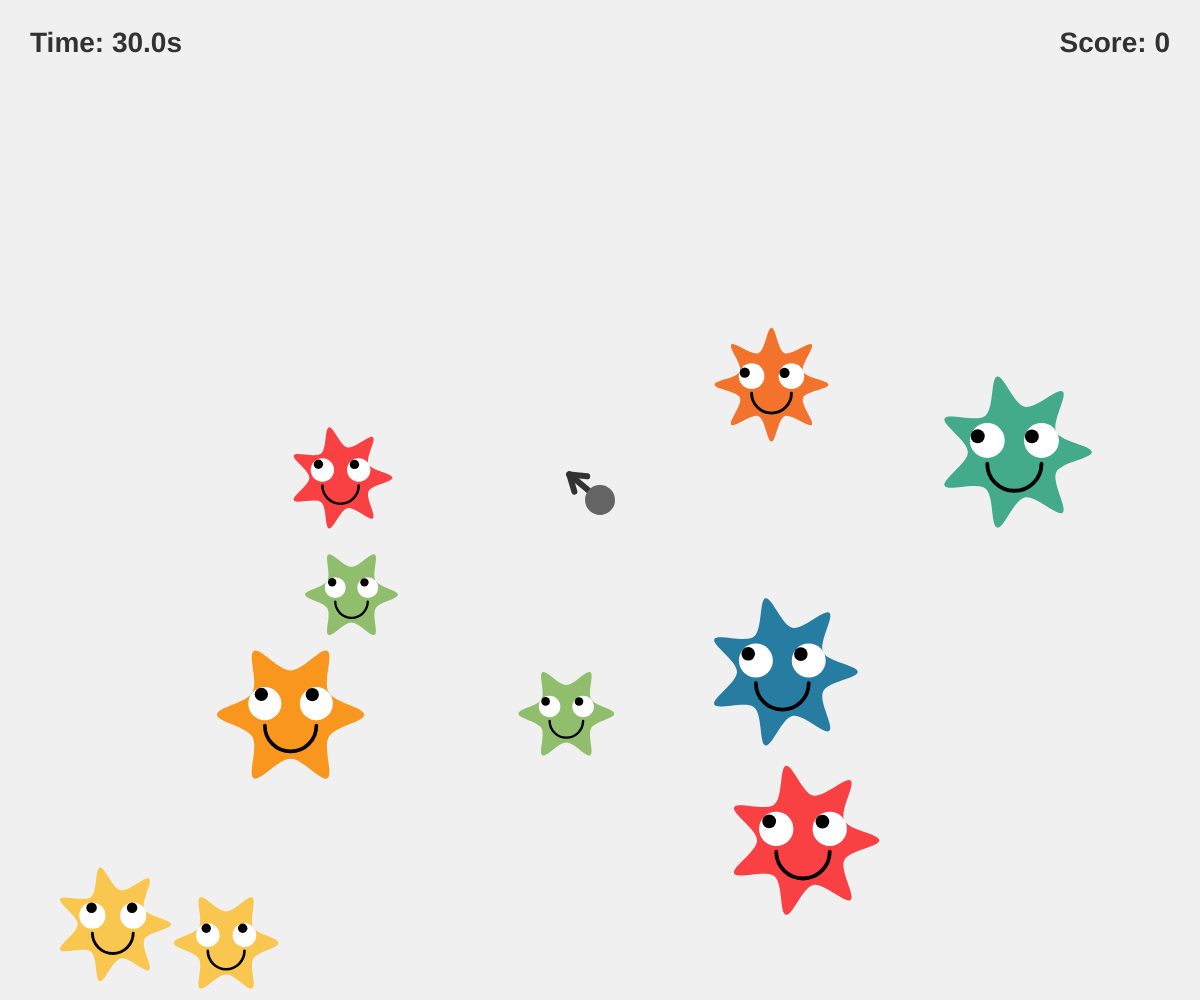
Frame 1 (no input)
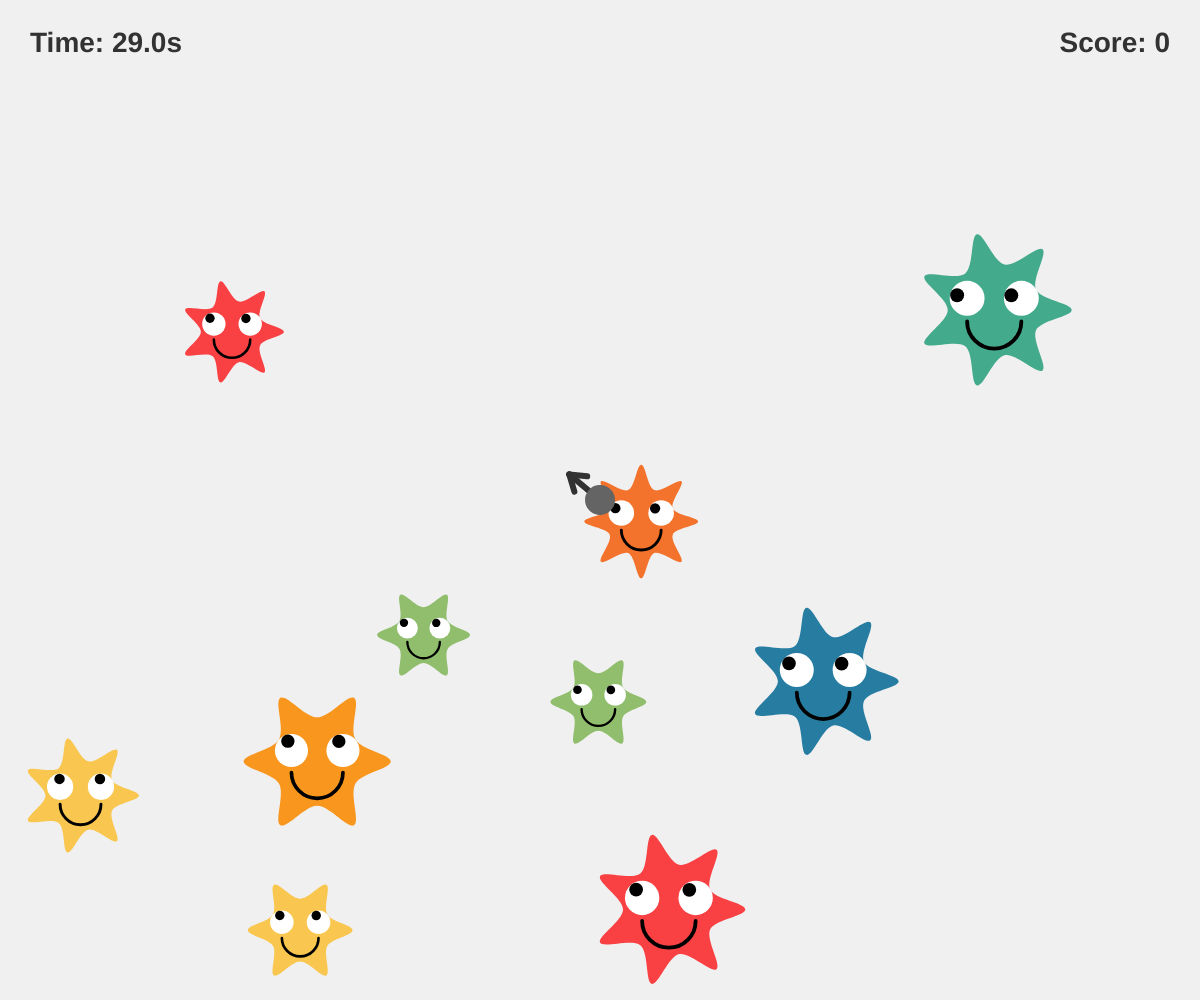
Frame 60 (no input)
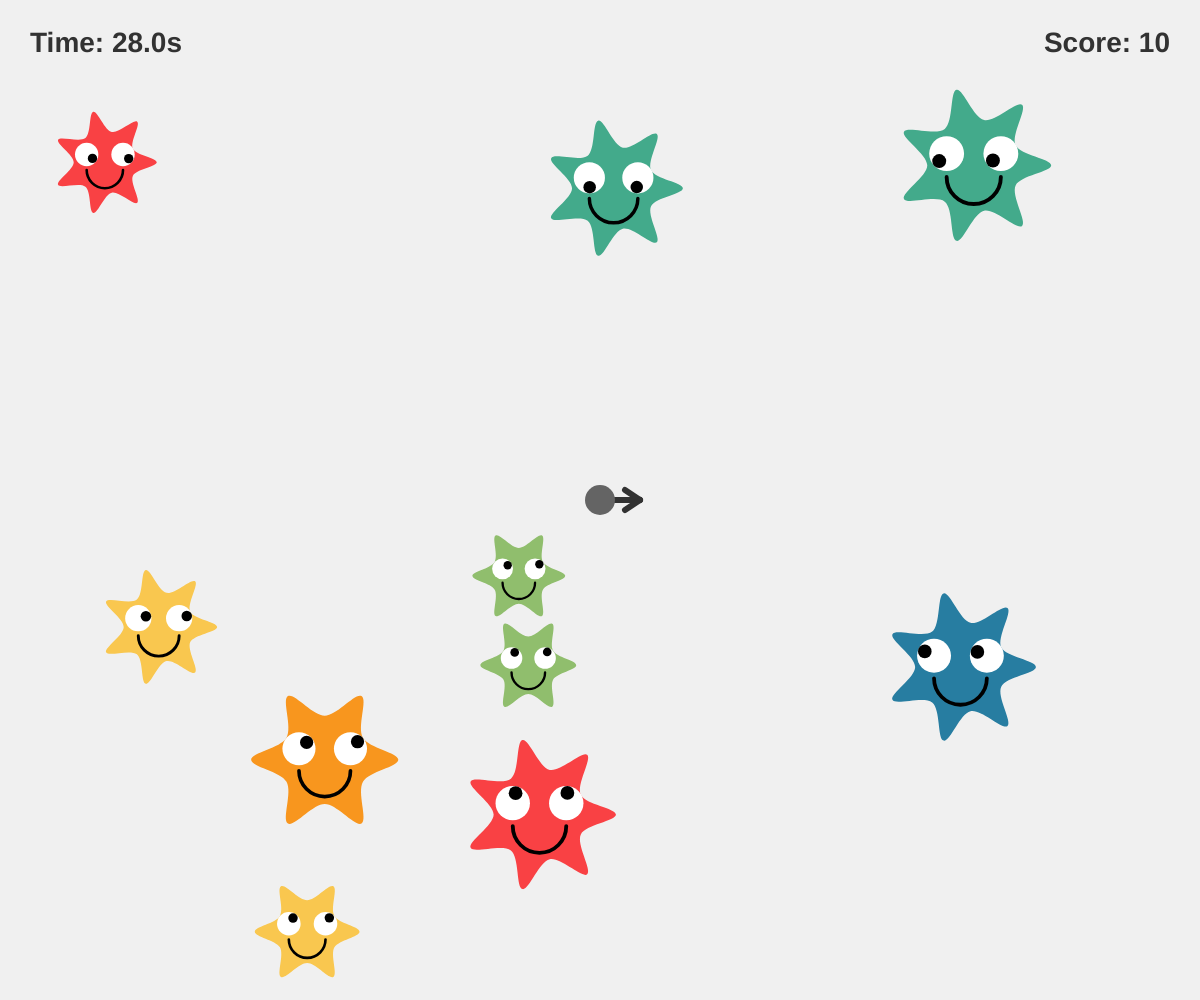
Frame 120 (the mouse pressed at the canvas centre since frame 60)

The p5.js sketch that drew these frames (run headless with seeded random() and noise() and a simulated clock; from frame 60 on, the mouse is pressed at the canvas centre):

// p5.js sketch
// ── sketch.js
let creatures = [];
let missiles = [];
let explosions = [];
let score = 0;
let lastSpawnTime = 0;

// 計時器相關變數
let gameDuration = 30; // 遊戲總長度 (秒)
let timeRemaining = gameDuration;
let gameOver = false;

const palette = [
  '#f94144', '#f3722c', '#f8961e', '#f9844a', '#f9c74f', 
  '#90be6d', '#43aa8b', '#4d908e', '#577590', '#277da1'
];

function setup() {
  createCanvas(windowWidth, windowHeight);
  
  // 初始產生 10 個物件
  for (let i = 0; i < 10; i++) {
    creatures.push(new Creature());
  }
}

function draw() {
  background(240);

  // 1. 處理倒數計時邏輯 (若遊戲尚未結束)
  if (!gameOver) {
    // frameCount / 60 接近秒數，也可以用 millis() 計算
    // 這裡我們用 30 秒扣掉已經過去的時間
    timeRemaining = gameDuration - (millis() / 1000);
    
    if (timeRemaining <= 0) {
      timeRemaining = 0;
      gameOver = true;
    }
  }

  // 2. 處理並繪製爆炸特效 (放在底層)
  for (let i = explosions.length - 1; i >= 0; i--) {
    explosions[i].update();
    explosions[i].display();
    if (explosions[i].isFinished()) {
      explosions.splice(i, 1);
    }
  }

  // 3. 處理物件之間的彈性碰撞
  for (let i = 0; i < creatures.length; i++) {
    for (let j = i + 1; j < creatures.length; j++) {
      creatures[i].checkCollision(creatures[j]);
    }
  }

  // 4. 更新並繪製生物 (若遊戲結束則停止更新位置)
  for (let c of creatures) {
    if (!gameOver) c.update();
    c.display();
  }

  // 5. 更新並繪製飛彈，以及處理飛彈與生物的碰撞
  for (let i = missiles.length - 1; i >= 0; i--) {
    let m = missiles[i];
    if (!gameOver) m.update();
    m.display();

    // 檢查飛彈是否擊中任何生物
    for (let j = creatures.length - 1; j >= 0; j--) {
      let c = creatures[j];
      if (dist(m.x, m.y, c.x, c.y) < c.r) {
        explosions.push(new Explosion(c.x, c.y, c.color));
        score += 10;
        creatures.splice(j, 1);
        missiles.splice(i, 1);
        break; 
      }
    }
  }

  // 6. 每 5 秒鐘產生一個新物件 (隨時間越生越小)
  if (!gameOver && millis() - lastSpawnTime > 5000) {
    creatures.push(new Creature());
    lastSpawnTime = millis();
  }

  // 7. 繪製中央的瞄準箭頭 (砲台)
  drawTurret();

  // 8. 繪製UI介面 (計時器與分數)
  drawUI();

  // 9. 顯示遊戲結束畫面
  if (gameOver) {
    drawGameOverScreen();
  }
}

// 點擊滑鼠：發射飛彈 + 產生新物件
function mousePressed() {
  if (gameOver) return; // 遊戲結束就不能再射擊

  // 產生飛彈 (從畫布正中央，朝向滑鼠發射)
  let angle = atan2(mouseY - height / 2, mouseX - width / 2);
  missiles.push(new Missile(width / 2, height / 2, angle));
  
  // 點擊時也會額外產生一個新物件 (同樣受時間越晚越小的規則影響)
  creatures.push(new Creature());
}

function windowResized() {
  resizeCanvas(windowWidth, windowHeight);
}

// === 繪製中央砲台 ===
function drawTurret() {
  push();
  translate(width / 2, height / 2);
  
  let angle = atan2(mouseY - height / 2, mouseX - width / 2);
  rotate(angle);
  
  stroke(50);
  strokeWeight(6);
  line(0, 0, 40, 0);
  line(40, 0, 25, -10);
  line(40, 0, 25, 10);
  
  fill(100);
  noStroke();
  circle(0, 0, 30);
  pop();
}

// === 繪製 UI 介面 (分數與計時器) ===
function drawUI() {
  push();
  fill(50);
  textSize(28);
  textStyle(BOLD);
  
  // 右上角：分數
  textAlign(RIGHT, TOP);
  text("Score: " + score, width - 30, 30);
  
  // 左上角：倒數計時
  textAlign(LEFT, TOP);
  if (timeRemaining < 10) {
    fill(235, 64, 52); // 剩不到 10 秒變紅色提示
  }
  text("Time: " + nf(timeRemaining, 1, 1) + "s", 30, 30);
  pop();
}

// === 繪製遊戲結束畫面 ===
function drawGameOverScreen() {
  push();
  // 半透明黑底
  fill(0, 0, 0, 150);
  rect(0, 0, width, height);
  
  // 文字顯示
  textAlign(CENTER, CENTER);
  fill(255);
  textSize(64);
  textStyle(BOLD);
  text("GAME OVER", width / 2, height / 2 - 40);
  
  textSize(32);
  fill(255, 215, 0); // 金色
  text("Final Score: " + score, width / 2, height / 2 + 30);
  pop();
}

// ==========================================
// 類別：飛彈 (Missile) - 支援牆壁反彈
// ==========================================
class Missile {
  constructor(x, y, angle) {
    this.x = x;
    this.y = y;
    let speed = 11; 
    this.vx = cos(angle) * speed;
    this.vy = sin(angle) * speed;
    this.r = 6; // 飛彈半徑
  }

  update() {
    this.x += this.vx;
    this.y += this.vy;

    // 牆壁反彈邏輯 (左右壁)
    if (this.x < this.r) {
      this.x = this.r;
      this.vx *= -1;
    } else if (this.x > width - this.r) {
      this.x = width - this.r;
      this.vx *= -1;
    }

    // 牆壁反彈邏輯 (上下壁)
    if (this.y < this.r) {
      this.y = this.r;
      this.vy *= -1;
    } else if (this.y > height - this.r) {
      this.y = height - this.r;
      this.vy *= -1;
    }
  }

  display() {
    push();
    fill(255, 50, 50);
    noStroke();
    circle(this.x, this.y, this.r * 2);
    
    stroke(255, 50, 50, 120);
    strokeWeight(4);
    line(this.x, this.y, this.x - this.vx * 1.5, this.y - this.vy * 1.5);
    pop();
  }
}

// ==========================================
// 類別：爆炸特效 (Explosion)
// ==========================================
class Explosion {
  constructor(x, y, c) {
    this.x = x;
    this.y = y;
    this.color = c;
    this.radius = 10;
    this.alpha = 255;
  }

  update() {
    this.radius += 8; 
    this.alpha -= 15; 
  }

  display() {
    push();
    noFill();
    stroke(red(this.color), green(this.color), blue(this.color), this.alpha);
    strokeWeight(4);
    circle(this.x, this.y, this.radius);
    pop();
  }

  isFinished() {
    return this.alpha <= 0;
  }
}

// ==========================================
// 類別：星狀生物 (Creature) - 體型隨時間遞減
// ==========================================
class Creature {
  constructor() {
    // 依據時間比例 (1 到 0) 決定縮放率
    // 剛開始時 ratio 接近 1，時間快結束時 ratio 接近 0
    let timeRatio = max(0, timeRemaining / gameDuration);
    
    // 初始大小區間：基礎隨機大小隨時間萎縮
    // 遊戲剛開始：半徑 45~85；到最後一秒：半徑可能縮小到 15~35
    let minSize = map(timeRatio, 1, 0, 45, 15);
    let maxSize = map(timeRatio, 1, 0, 85, 35);
    this.r = random(minSize, maxSize);
    
    do {
      this.x = random(this.r, width - this.r);
      this.y = random(this.r, height - this.r);
    } while (dist(this.x, this.y, width/2, height/2) < 150);
    
    this.vx = random(-3, 3);
    this.vy = random(-3, 3);
    
    this.color = color(random(palette));
    this.numPoints = floor(random(6, 10));
  }

  checkCollision(other) {
    let d = dist(this.x, this.y, other.x, other.y);
    let minDist = this.r + other.r;
    
    if (d < minDist) {
      let angle = atan2(this.y - other.y, this.x - other.x);
      let overlap = minDist - d;
      let pushX = cos(angle) * overlap * 0.5;
      let pushY = sin(angle) * overlap * 0.5;
      
      this.x += pushX;
      this.y += pushY;
      other.x -= pushX;
      other.y -= pushY;

      let tempVx = this.vx;
      let tempVy = this.vy;
      this.vx = other.vx;
      this.vy = other.vy;
      other.vx = tempVx;
      other.vy = tempVy;
    }
  }

  update() {
    let dMouse = dist(mouseX, mouseY, this.x, this.y);
    let repelRadius = this.r + 50; 
    if (dMouse < repelRadius) {
      let angle = atan2(this.y - mouseY, this.x - mouseX);
      let force = map(dMouse, 0, repelRadius, 2, 0); 
      this.vx += cos(angle) * force;
      this.vy += sin(angle) * force;
    }

    let speed = sqrt(this.vx * this.vx + this.vy * this.vy);
    let maxSpeed = 6;
    if (speed > maxSpeed) {
      this.vx = (this.vx / speed) * maxSpeed;
      this.vy = (this.vy / speed) * maxSpeed;
    }

    this.x += this.vx;
    this.y += this.vy;

    if (this.x < this.r) { this.x = this.r; this.vx *= -1; }
    else if (this.x > width - this.r) { this.x = width - this.r; this.vx *= -1; }
    
    if (this.y < this.r) { this.y = this.r; this.vy *= -1; }
    else if (this.y > height - this.r) { this.y = height - this.r; this.vy *= -1; }
  }

  display() {
    push();
    translate(this.x, this.y);

    let dMouse = dist(mouseX, mouseY, this.x, this.y);
    let isHovered = dMouse < this.r + 30;

    fill(this.color);
    noStroke();

    if (isHovered) {
      circle(0, 0, this.r * 2);
    } else {
      beginShape();
      let pts = this.numPoints * 2;
      for (let i = 0; i < pts + 3; i++) {
        let angle = map(i % pts, 0, pts, 0, TWO_PI);
        let rad = (i % 2 === 0) ? this.r : this.r * 0.6; 
        let px = cos(angle) * rad;
        let py = sin(angle) * rad;
        curveVertex(px, py);
      }
      endShape();
    }

    // 五官
    let eyeOffsetX = this.r * 0.35;
    let eyeOffsetY = -this.r * 0.15;
    let eyeRadius = this.r * 0.45;
    let pupilRadius = eyeRadius * 0.4;
    let maxEyeDist = (eyeRadius - pupilRadius) / 2;

    fill(255);
    circle(-eyeOffsetX, eyeOffsetY, eyeRadius);
    circle(eyeOffsetX, eyeOffsetY, eyeRadius);

    fill(0);
    let angleL = atan2(mouseY - (this.y + eyeOffsetY), mouseX - (this.x - eyeOffsetX));
    let plX = -eyeOffsetX + cos(angleL) * maxEyeDist;
    let plY = eyeOffsetY + sin(angleL) * maxEyeDist;
    circle(plX, plY, pupilRadius);

    let angleR = atan2(mouseY - (this.y + eyeOffsetY), mouseX - (this.x + eyeOffsetX));
    let prX = eyeOffsetX + cos(angleR) * maxEyeDist;
    let prY = eyeOffsetY + sin(angleR) * maxEyeDist;
    circle(prX, prY, pupilRadius);

    noFill();
    stroke(0);
    strokeWeight(this.r * 0.05);
    arc(0, this.r * 0.15, this.r * 0.7, this.r * 0.7, 0, PI);

    pop();
  }
}
